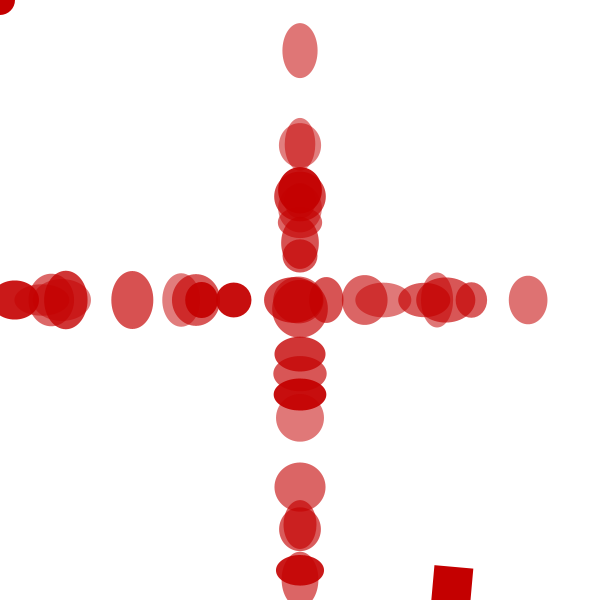
Frame 1 (no input)
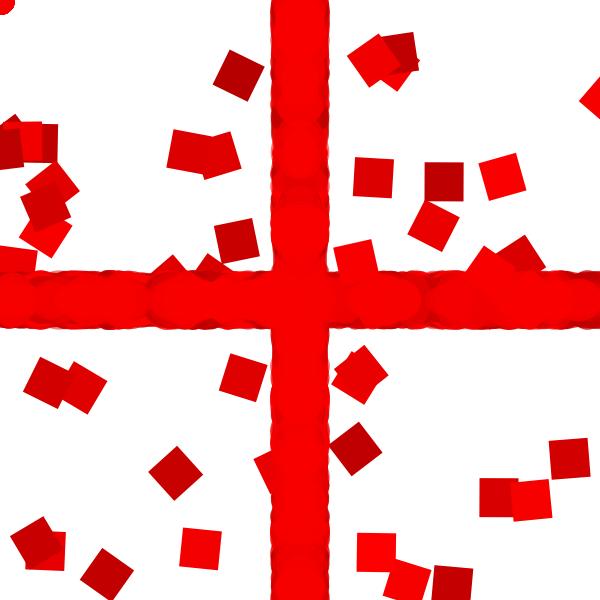
Frame 60 (the mouse pressed at the canvas centre just before this capture)
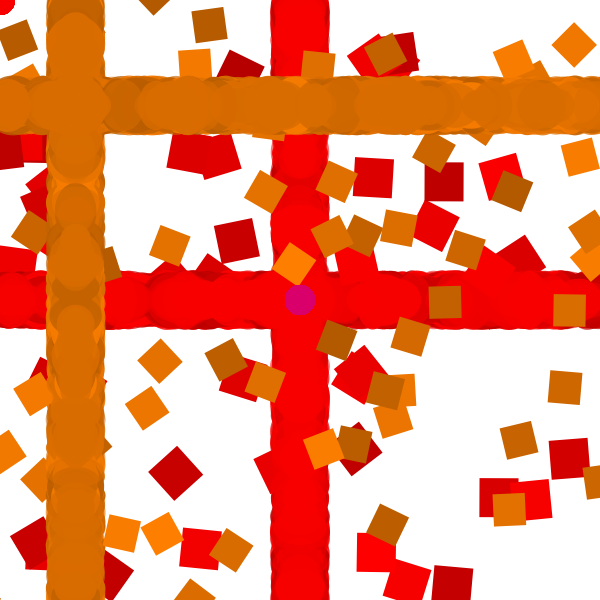
Frame 120 (the mouse held since frame 60 and released just before this capture)

The Processing sketch that drew these frames (run headless with seeded random() and noise(); from frame 60 on, the mouse is pressed at the canvas centre):

// Processing sketch: processing_87322
// ── processing_87322.pde

float columnPosition = 300;
float rowPosition = 300;
float timer = 0.0;
float hue = 0.0;
float saturation = random(50, 100);
float brightness = random(50, 100);
float confetti = random(20, 40);
float timerAcceleration = 0.0167;
float ellipseSize = 30;
float shadowMode = 0.0;

void setup() {
 size(600, 600);
 background(255);
 colorMode(HSB, 360, 100, 100, 100);
 frameRate(60);
 rectMode(CENTER);
 ellipseMode(CENTER);
 noStroke();
}

// Causes left-clicking to randomly change the color, and right clicking to stop or instantly clock out the timer
void mousePressed() {
  if (mouseButton == LEFT) {
    ellipseSize += 30;
    if (ellipseSize >= 120) {
      ellipseSize = 30;
    }
  }
  if (mouseButton == RIGHT) {
      timerAcceleration = 0.0;
  }
}
void mouseReleased() {
  if (mouseButton == RIGHT) {
    timer = 1.1;
    timerAcceleration = 0.0167;
  }
}

void draw() {
  saturation = 100;
  brightness = random(70, 100);

  if (shadowMode > 10.0) {
  saturation = 0;
  brightness = random(0, 50);
  }
  if (shadowMode > 20.0) {
  saturation = random(0, 100);
  brightness = random(0, 100);
  }
  if (shadowMode > 30.0) {
    shadowMode = 0.0;
  }
  
  fill(360 - hue, saturation, brightness, 100);
  ellipse(mouseX, mouseY, ellipseSize, ellipseSize);
  
  // Every second, a new row and column begin.
  if (timer >= 1.0) {
    shadowMode += 1.0;
    columnPosition = random(0, 600);
    rowPosition = random(0, 600);
    hue += 30;
    confetti = random(20, 40);
    if (hue >= 360) {
      hue = 0;
    }
    timer = 0.0;
  }
  
  // Draw shapes in randomly-colored rows and columns across the screen
  shapeStorm(hue, columnPosition, rowPosition, saturation, brightness);
  // Drop confetti in random positions on the screen
  confettiRumble(hue, confetti, saturation, brightness);
  
  // Ticks the timer
  timer += timerAcceleration;
 }

void shapeStorm(float colour, float column, float row, float saturationYo, float brightnessYo) {
    for (int i=0; i<20; i++) {
    fill(colour, saturationYo, brightnessYo, random(50, 100));
    ellipse(column, random(0, width), random(30, 60), random(30, 60));
    ellipse(random(0, height), row, random(30, 60), random(30, 60));
  }
}

void confettiRumble(float colour, float confettiYo, float saturationYo, float brightnessYo) {
    for (int i=0; i<3; i++) {
    fill(colour, saturationYo, brightnessYo, 100);
    rotate(random(0, TWO_PI));
    rect(random(600), random(600), confettiYo, confettiYo);
  }
}
